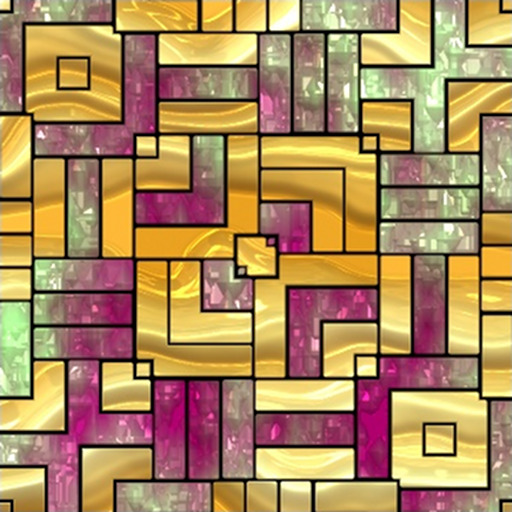
#> input picture images/glass.jpg, 512 x 512 px
$ python -i image.py   (imports and definitions only)
#> lines starting #> are read from the running program, lines starting #| are printed output that depends on the picture
from PIL import Image, ImageFilter
from math import ceil
import os

class ImageWrap:
    def __init__(self, path):
#> called with path = 'images/glass.jpg'
        self.path = path
        self.file_name, self.ext = os.path.basename(path).split(".")
        self.img = Image.open(path)
#> self.img is the input picture: PIL image 512x512 RGB; mean R, G, B 171.9, 136.9, 92
        self.final = None
        self.filter = ""
        self.final_dir = None

    # [4 lines left out: function save, not called in this run]

    def grayscale(self, **kwargs):
        self.final = self.img.convert("L")
        self.filter = 'grayscale'

    def blur(self, **kwargs):
        self.final = self.img.filter(ImageFilter.BLUR)
        self.filter = 'blur'

    def contour(self, **kwargs):
        self.final = self.img.filter(ImageFilter.CONTOUR)
        self.filter = 'contour'

    def detail(self, **kwargs):
        self.final = self.img.filter(ImageFilter.DETAIL)
        self.filter = 'detail'

    def edge_enhance(self, **kwargs):
        self.final = self.img.filter(ImageFilter.EDGE_ENHANCE)
        self.filter = 'edge_enchance'

    def edge_enhance_more(self, **kwargs):
        self.final = self.img.filter(ImageFilter.EDGE_ENHANCE_MORE)
        self.filter = 'edge_enchance_more'

    def emboss(self, **kwargs):
        self.final = self.img.filter(ImageFilter.EMBOSS)
        self.filter = 'emboss'

    def find_edges(self, **kwargs):
        self.final = self.img.convert("L").filter(ImageFilter.FIND_EDGES)
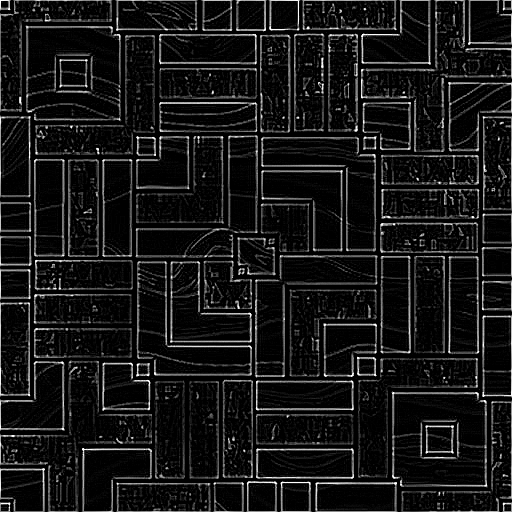
#> self.final: PIL image 512x512 L; min 0, max 255, mean 22.6
        self.filter = 'find_edges'

    def sharpen(self, **kwargs):
        self.final = self.img.filter(ImageFilter.SHARPEN)
        self.filter = 'sharpen'

    def smooth(self, **kwargs):
        self.final = self.img.filter(ImageFilter.SMOOTH)
        self.filter = 'smooth'

    def smooth_more(self, **kwargs):
        self.final = self.img.filter(ImageFilter.SMOOTH_MORE)
        self.filter = 'smooth_more'

    # [41 lines left out: functions gaussian_blur, box_blur, unsharp_mask, custom, resize, not called in this run]


>>> result = ImageWrap('images/glass.jpg').find_edges()

$ run again, on images/hc.jpg
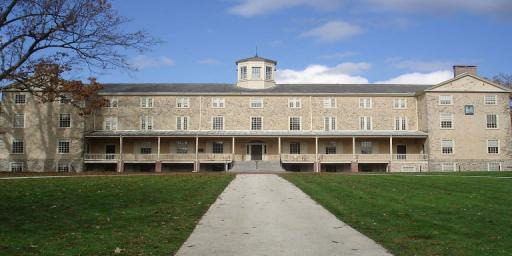
#> input picture images/hc.jpg, 512 x 256 px
#> in __init__, self.img is the input picture: PIL image 512x256 RGB; mean R, G, B 114.8, 124, 123.6
#> in find_edges, `self.final = self.img.convert("L").filter(ImageFilter.FIND_EDGES)`:
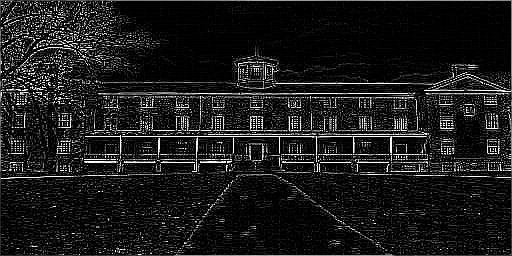
#> self.final: PIL image 512x256 L; min 0, max 255, mean 26.3
